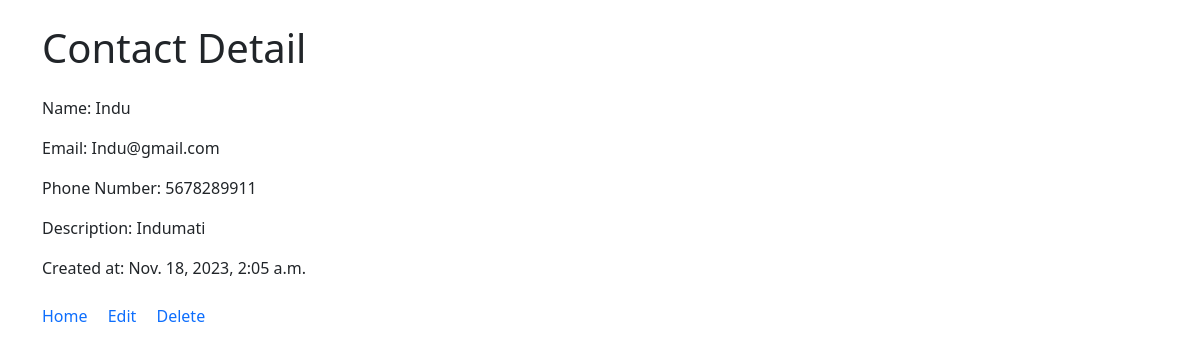
/contact/2/, run on the app's committed database.
### contacts/models.py (models this page shows, shortened)
class Contact(models.Model):
    name = models.CharField(max_length=255, unique=True)
    email = models.EmailField(unique=True, validators=[EmailValidator()])
    phone_number = models.CharField(max_length=20, blank=True)
    description = models.TextField(blank=True)
    created_at = models.DateTimeField(default=timezone.now)

### contacts/views.py (the view)
# urls.py: path("contact/<int:pk>/", views.contact_detail, name="contact_detail"),
def contact_detail(request, pk):
    contact = get_object_or_404(Contact, pk=pk)
    return render(request, "contacts/contact_detail.html", {"contact": contact})

### templates/contacts/contact_detail.html
{% extends 'base.html' %}
{% block content %}
  <h1 class="my-4">Contact Detail</h1>
  <div class="mt-3">
    <p>Name: {{ contact.name }}</p>
    <p>Email: {{ contact.email }}</p>
    <p>Phone Number: {{ contact.phone_number }}</p>
    <p>Description: {{ contact.description }}</p>
    <p>Created at: {{ contact.created_at }}</p>
  </div>
  <div class="mt-4">
    <a class="text-decoration-none" href="{% url 'contact_list' %}">Home</a>
    <a class="text-decoration-none mx-3" href="{% url 'contact_edit' pk=contact.pk %}">Edit</a>
    <a class="text-decoration-none" href="{% url 'contact_delete' pk=contact.pk %}">Delete</a>
  </div>
{% endblock %}

### data on the page
Contact: name "Indu", email "Indu@gmail.com", phone_number "5678289911", description "Indumati", created_at "Nov. 18, 2023, 2:05 a.m."
